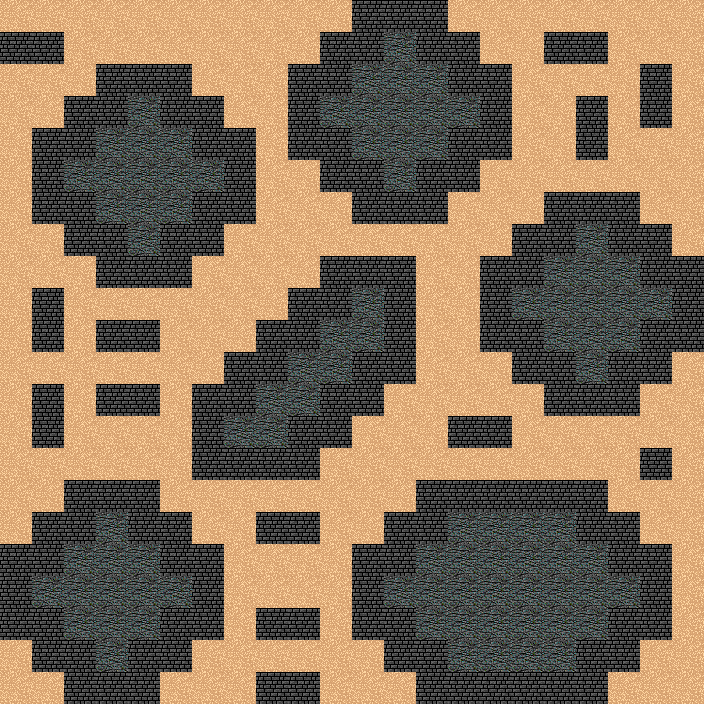

A level layout from a 2D game, rendered from its tile map. Below: a short description, then the map file with tile-grid data replaced by summaries:
An orthogonal 22x22 tile map with 32x32 px tiles, 1 tile layer (Terrain), 3 tilesets.

<map version="1.0" tiledversion="1.0.3" orientation="orthogonal" renderorder="right-down" width="22" height="22" tilewidth="32" tileheight="32" nextobjectid="31">
 <properties>
  <property name="status_all" value="{no_teleport=true}" />
 </properties>
 <tileset firstgid="1" name="dg_dungeon32" tilewidth="32" tileheight="32" tilecount="90" columns="9">
  <image source="../../../../../../../tiled-maps/gfx/dg_dungeon32.gif" width="288" height="320" />
  <tile id="0">
   <properties>
    <property name="id" value="#" />
   </properties>
  </tile>
  <tile id="3">
   <properties>
    <property name="id" value="+" />
   </properties>
  </tile>
  <tile id="51">
   <properties>
    <property name="id" value="." />
   </properties>
  </tile>
  <tile id="54">
   <properties>
    <property name="id" value="_" />
   </properties>
  </tile>
  <tile id="58">
   <properties>
    <property name="id" value="r" />
   </properties>
  </tile>
 </tileset>
 <tileset firstgid="91" name="tome-terrains" tilewidth="32" tileheight="32" tilecount="144" columns="8">
  <image source="../../../../../../../tiled-maps/gfx/tome-terrains.png" width="256" height="576" />
  <tile id="24">
   <objectgroup draworder="index">
    <properties>
     <property name="id" value=";" />
    </properties>
   </objectgroup>
  </tile>
  <tile id="58">
   <objectgroup draworder="index">
    <properties>
     <property name="id" value=";" />
    </properties>
   </objectgroup>
  </tile>
  <tile id="100">
   <objectgroup draworder="index">
    <properties>
     <property name="id" value="T" />
    </properties>
   </objectgroup>
  </tile>
 </tileset>
 <tileset firstgid="235" name="numbers" tilewidth="32" tileheight="32" tilecount="36" columns="6">
  <image source="../../../../../../../tiled-maps/gfx/numbers.png" width="192" height="192" />
 </tileset>
 <layer name="Terrain" width="22" height="22">
  <data>[484 cells, 484 non-empty, 3 distinct tile ids]</data>
 </layer>
</map>
